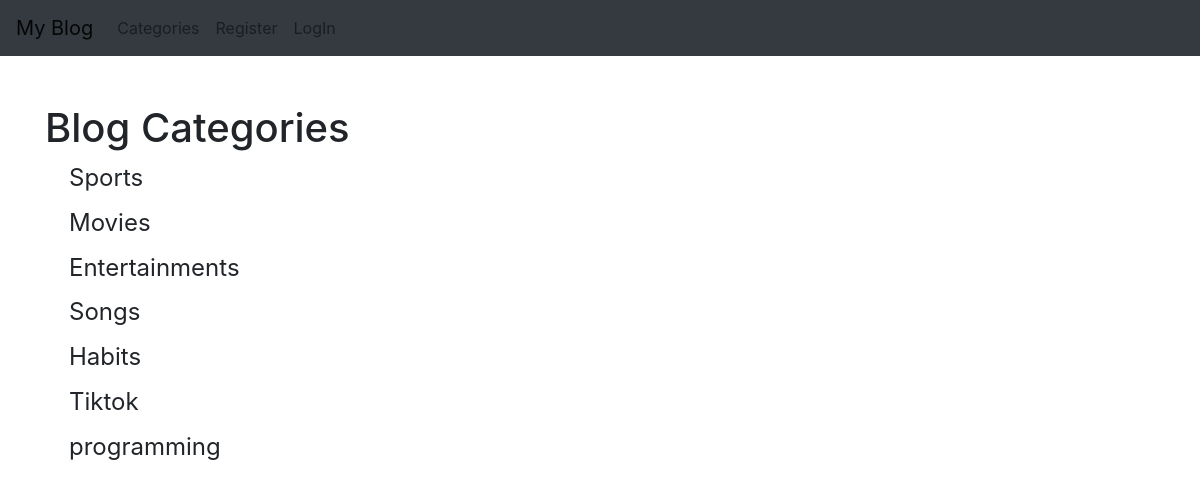
The page /category-list/ on the database its author committed.
### app_blog/models.py (models this page shows, shortened)
class Category(models.Model):
    name = models.CharField(max_length=255)
    def __str__(self):
        return self.name

### app_blog/views.py (the view)
# urls.py: path('category-list/', CategoryListView,name='category-list'),
def CategoryListView(request):
    cat_menu_list = Category.objects.all()
    return render(request, 'app_blog/categories_list.html', {'cat_menu_list':cat_menu_list})

### app_blog/templates/app_blog/categories_list.html (shortened to what this page needs)
{% extends 'app_blog/base.html' %}
{% block content %}
<h1>Blog Categories</h1>
{% for item in cat_menu_list %}
   <h4><a class="dropdown-item" href="{% url 'category' item|slugify %}">{{ item }}</a></h4>
{% endfor %}
{% endblock %}

### rows shown on the page
Category: name "Sports"
Category: name "Movies"
Category: name "Entertainments"
Category: name "Songs"
Category: name "Habits"
Category: name "Tiktok"
Category: name "programming"
